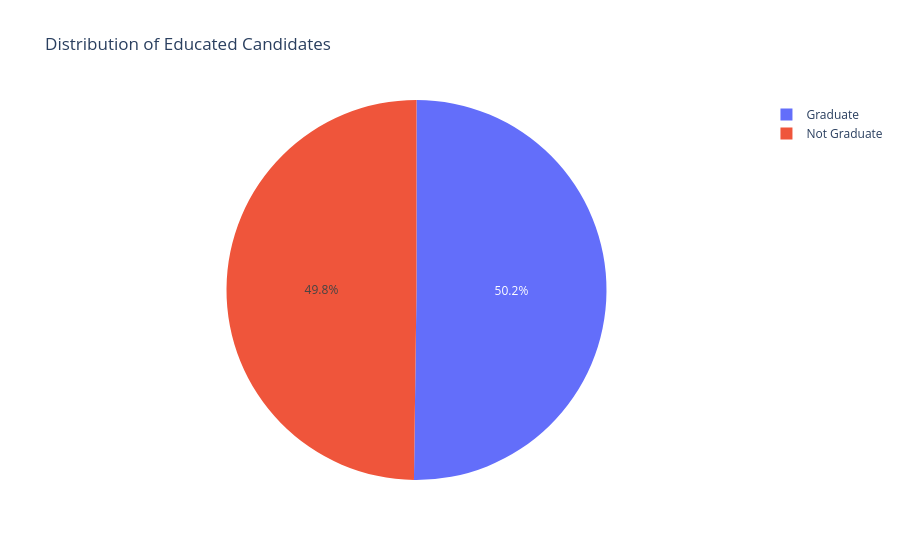

The notebook cell saved with this chart:
### Markdown cell above
**DATA VISUALIZATION**

### Code cell
#distibution of educated candidates
fig = px.pie(
    names=df["education"].unique(),
    values=df["education"].value_counts(),
    title="Distribution of Educated Candidates"
)

fig.show()

### Figure 1 — Plotly figure (JSON) as saved in the notebook; plotly's stock layout.template omitted (floating-point values rounded to 4 significant figures)
{"data": [{"domain": {"x": [0, 1], "y": [0, 1]}, "hovertemplate": "label=%{label}<br>value=%{value}<extra></extra>", "labels": ["Graduate", "Not Graduate"], "legendgroup": "", "name": "", "showlegend": true, "type": "pie", "values": [2107, 2089]}], "layout": {"legend": {"tracegroupgap": 0}, "title": {"text": "Distribution of Educated Candidates"}}}
